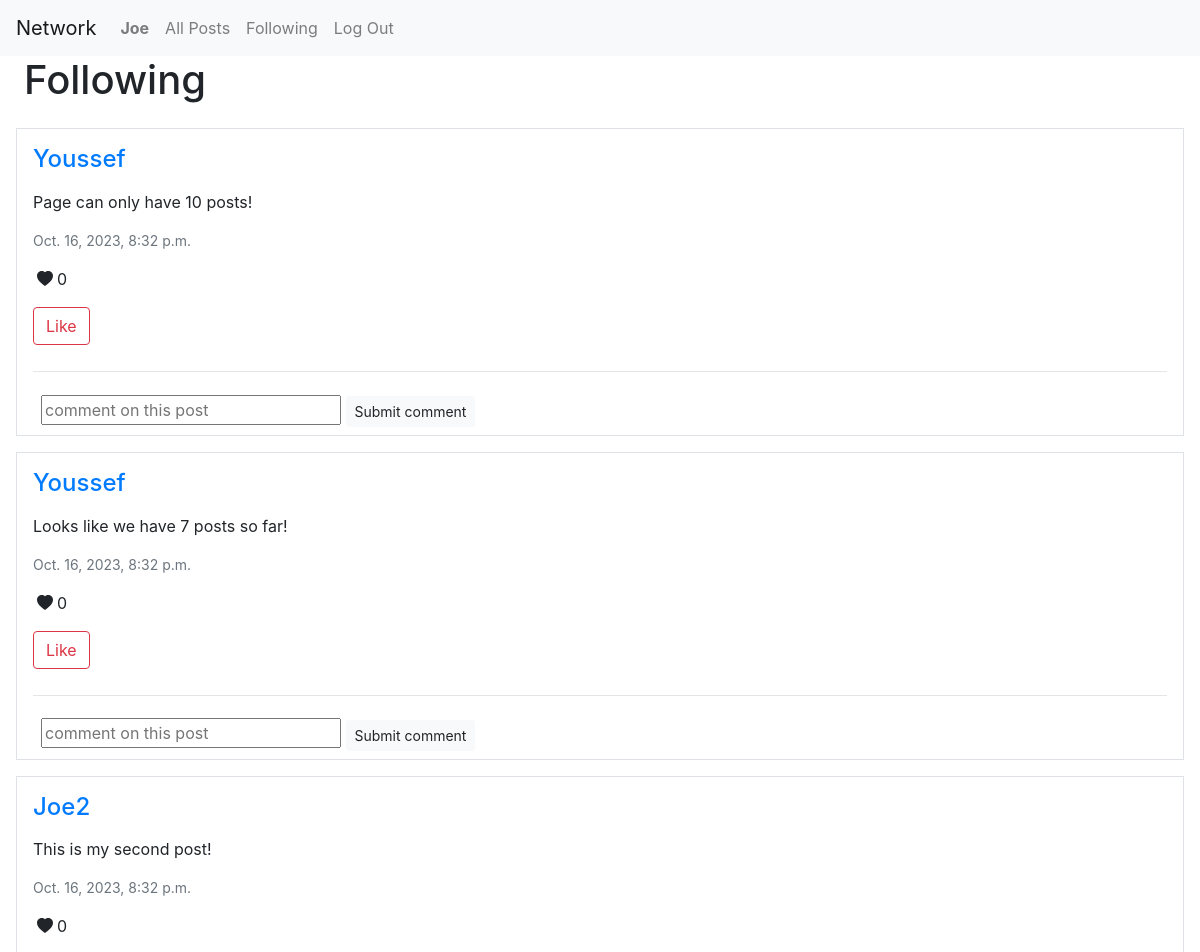
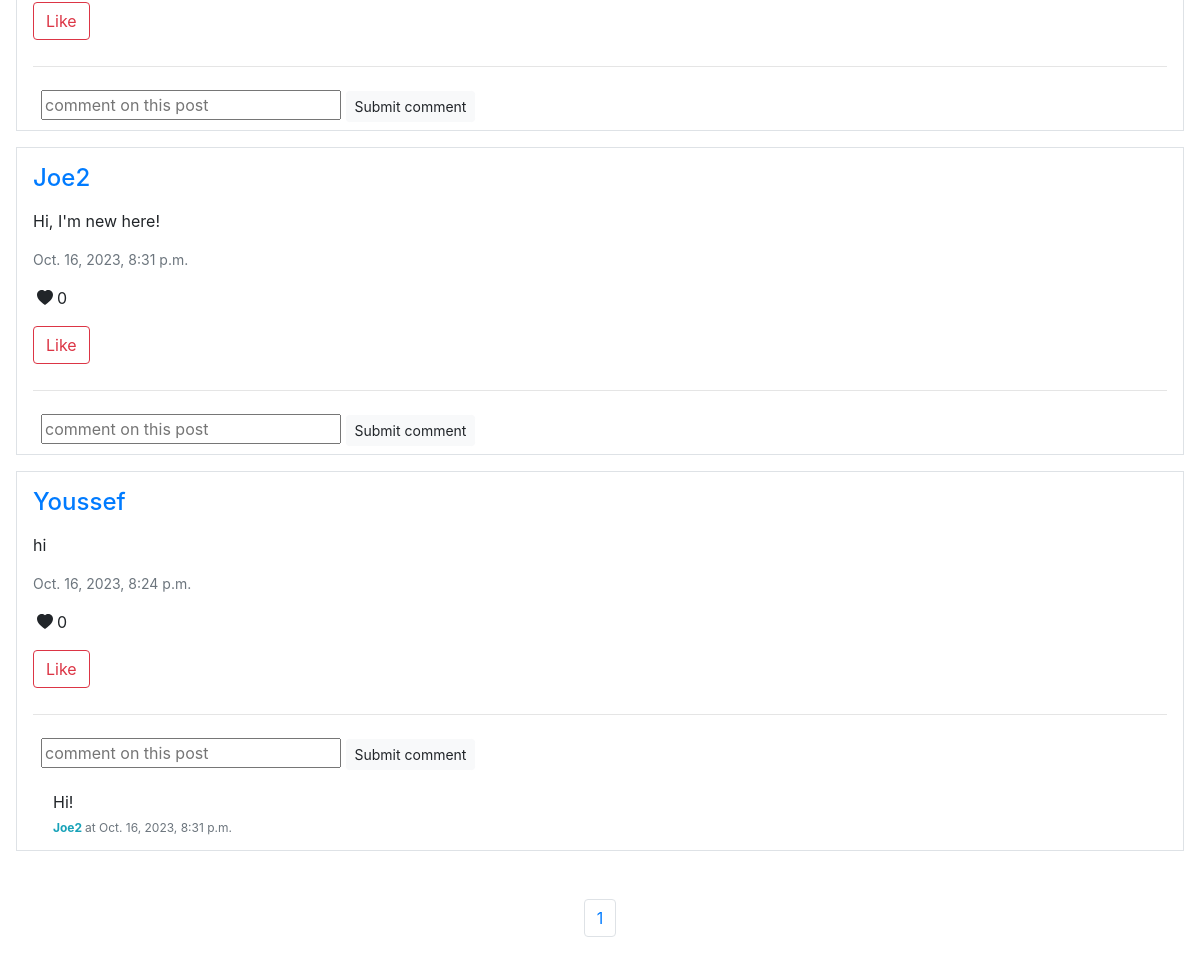
The app's page /following/Joe (signed in) with its own data (2 pictures, top to bottom).
### network/models.py (models this page shows, shortened)
class User(AbstractUser):
    pass

class Post(models.Model):
    user = models.ForeignKey(User, on_delete=models.CASCADE, related_name="post_user")
    content = models.CharField(max_length=600)
    created_at = models.DateTimeField(auto_now_add=True)
    edited_at = models.DateTimeField(auto_now=True)
    likes = models.IntegerField(default = '0')

class Comment(models.Model):
    writer = models.ForeignKey(User, on_delete=models.CASCADE, blank=True, null=True, related_name="commentWriter")
    post = models.ForeignKey(Post, on_delete=models.CASCADE, blank=True, null=True, related_name="postComments")
    comment = models.CharField(max_length=600)
    created_at = models.DateTimeField(auto_now_add=True)

### network/views.py (the view)
# urls.py: path("following/<str:username>", views.following, name="following"),
def following(request, username):
    current_user = User.objects.get(pk=request.user.id)
    user_followings = Follow.objects.filter(following=current_user)
    posts = Post.objects.all().order_by("id").reverse()
    following_posts = []
    for post in posts:
        for followed_user in user_followings:
            if followed_user.followed == post.user:
                following_posts.append(post)
    p = Paginator(following_posts, 10)
    number_of_pages = p.page_range
    current_page = request.GET.get('page')
    page_posts = p.get_page(current_page)
    comments = Comment.objects.all().order_by("id").reverse()
    likes = Like.objects.all()
    liked_posts = []
    for like in likes:
        if like.user.id == current_user.id:
            liked_posts.append(like.post.id)
    return render(request, "network/following.html", {
        "posts" : page_posts,
        "number_of_pages" : number_of_pages,
        "current_page" : current_page,
        "comments": comments,
        "liked_posts" : liked_posts,
    })

### network/templates/network/following.html (shortened to what this page needs)
{% extends "network/layout.html" %}
{% load static %}
{% block body %}
    {% if user.is_authenticated %}
    <h1 class="mx-4">Following</h1>
    <div class="d-flex flex-column align-items-center">
        <section class="all-posts" style="width: 1200px;">
            {% for post in posts %}
            <div class="border mx-3 px-3 mt-3" id="post_{{ post.id }}">
                <div class="d-flex justify-content-between">
                    <div>
                        <h4 class="my-3"><a style="text-decoration: none;" href="{% url 'profile' user_id=post.user.id %}">{{ post.user }}</a></h4>
                    </div>
                </div>
                <p id="content_{{ post.id }}">{{ post.content }}</p>
                <p class="text-muted" style="font-size: 14px;"> {{ post.created_at }} </p>
                <div class="d-flex">
                    <svg class="my-1 mx-1" xmlns="http://www.w3.org/2000/svg" width="16" height="16" fill="currentColor" class="bi bi-heart-fill" viewBox="0 0 16 16">
                        <path fill-rule="evenodd" d="M8 1.314C12.438-3.248 23.534 4.735 8 15-7.534 4.736 3.562-3.248 8 1.314z"/>
                      </svg> <p id="post_likes_{{ post.id }}">{{ post.likes }}</p>
                </div>
                <div class="d-flex justify-content-between">
                    <div class="d-flex">
                        <div>
                            {% if user.is_authenticated %}
                                {% if post.id not in liked_posts %}
                                <button type="submit" class="btn btn-outline-danger" id="like_{{ post.id }}" style="margin-bottom: 10px;" onclick="like({{ post.id }}, {{ liked_posts }})">
                                    Like
                                </button>
                                {% else %}
                                <button type="submit" class="btn btn-outline-danger" id="like_{{ post.id }}" style="margin-bottom: 10px;" onclick="like({{ post.id }}, {{ liked_posts }})">
                                Unlike
                                </button>
                                {% endif %}
                            {% endif %}
                        </div>
                 </div>
                </div>
                <hr>
                <div class="mx-2">
                    {% if user.is_authenticated %}
                    <div>
                        <form action="{% url 'comment' post_id=post.id %}" method="POST">
                          <input type="text" name="comment" placeholder="comment on this post" style="width: 300px;">
                          <button type="submit" class="btn btn-light btn-sm my-2">Submit comment</button>
                        </form>
                    </div>
                    {% endif %}
                </div>
                <div>
                    <ul class="list-group list-group-flush">
                      {% for comment in comments %}
                      {% if comment.post.id == post.id %}
                      <li class="list-group-item" id="comment_{{ comment.id }}" style="list-style-type: none;">{{ comment.comment }}
                        <br>
                        <div class="d-flex justify-content-between">
                            <div>
                                <p class="text-info" style="font-size: 12px; display: inline; font-weight: bold;">{{ comment.writer }} </p>
                                <span class="card-subtitle mb-2 text-muted" style="font-size: 12px; display: inline;">at {{ comment.created_at }}</span>
                            </div>
                        </div>
                      </li>
                      {% endif %}
                      {% endfor %}
                    </ul>
                  </div>
            </div>
        {% endfor %}
        </section>
        <div class="mt-5">
            <nav aria-label="Page navigation">
                <ul class="pagination">
                    {% for page in number_of_pages %}
                    <li class="page-item" ><a class="page-link" id="page-number" href="?page={{ page }}">{{ page }}</a></li>
                    {% endfor %}
                </ul>
                </nav>
        </div>
    </div>
    {% endif %}
{% endblock %}

### network/templates/network/layout.html (shortened to what this page needs)
{% load static %}
<!DOCTYPE html>
<html lang="en">
    <head>
        <link rel="stylesheet" href="https://cdn.jsdelivr.net/npm/bootstrap@4.0.0/dist/css/bootstrap.min.css">
        <link href="{% static 'network/styles.css' %}" rel="stylesheet">
    </head>
    <body>
        <nav class="navbar navbar-expand-lg navbar-light bg-light">
            <a class="navbar-brand" href="{% url 'index' %}">Network</a>
            <div>
              <ul class="navbar-nav mr-auto">
                {% if user.is_authenticated %}
                    <li class="nav-item">
                        <a class="nav-link" href="{% url 'profile' user_id=user.id %}"><strong>{{ user.username }}</strong></a>
                    </li>
                {% endif %}
                <li class="nav-item">
                  <a class="nav-link" href="{% url 'index' %}">All Posts</a>
                </li>
                {% if user.is_authenticated %}
                    <li class="nav-item">
                        <a class="nav-link" href="{% url 'following' username=user.username %}">Following</a>
                    </li>
                    <li class="nav-item">
                        <a class="nav-link" href="{% url 'logout' %}">Log Out</a>
                    </li>
                {% endif %}
              </ul>
            </div>
          </nav>
        <div class="body">
            {% block body %}
            {% endblock %}
        </div>
    </body>
</html>

### network/static/network/styles.css (style rules this page uses)
a { text-decoration: none; }

### records on screen
User: username "Joe"
Post: user "Youssef", content "Page can only have 10 posts!", created_at "Oct. 16, 2023, 8:32 p.m.", likes "0"
Post: user "Youssef", content "Looks like we have 7 posts so far!", created_at "Oct. 16, 2023, 8:32 p.m.", likes "0"
Post: user "Joe2", content "This is my second post!", created_at "Oct. 16, 2023, 8:32 p.m.", likes "0"
Post: user "Joe2", content "Hi, I'm new here!", created_at "Oct. 16, 2023, 8:31 p.m.", likes "0"
Post: user "Youssef", content "hi", created_at "Oct. 16, 2023, 8:24 p.m.", likes "0"
Comment: comment "Hi!", writer "Joe2", created_at "Oct. 16, 2023, 8:31 p.m."

### other values on screen
{{ page }} "1"
